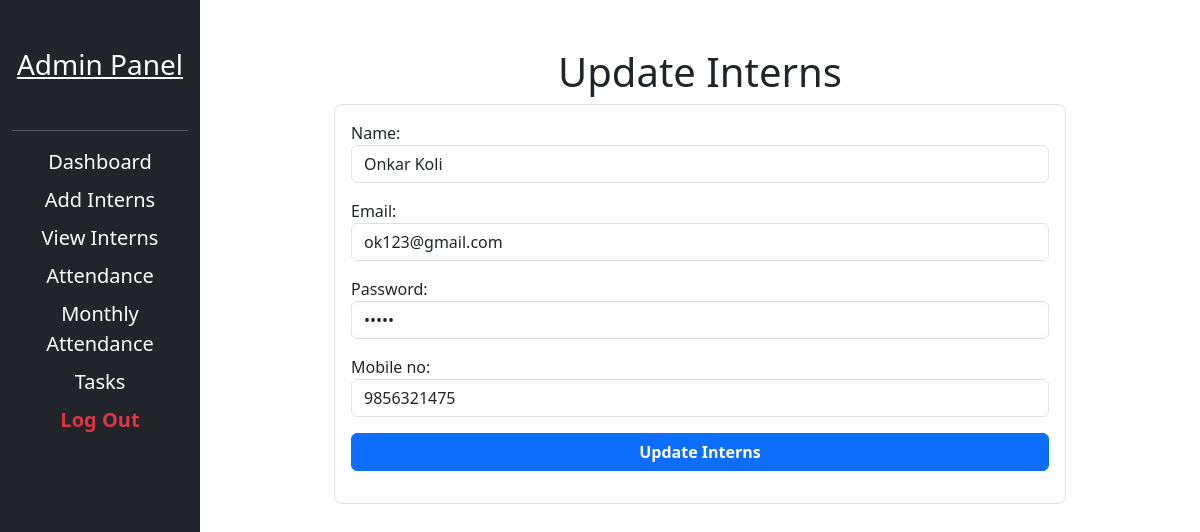
The page /admin/admin_update.php?id=1 on the database its author committed.
### tables this page shows
CREATE TABLE `add_intern` (
  `id` int(10) NOT NULL,
  `name` varchar(255) NOT NULL,
  `email` varchar(255) NOT NULL,
  `password` varchar(255) NOT NULL,
  `mobile` varchar(15) NOT NULL,
  `created_at` timestamp NOT NULL DEFAULT current_timestamp()
);

### admin/admin_update.php (the view, shortened to what this page needs)
<?php
include 'connect.php';
if(isset($_GET['id']))
{
    $id = $_GET['id'];
    $sql = "SELECT * FROM `add_intern` WHERE id='$id'";
    $result = mysqli_query($conn, $sql);
    $rows = mysqli_fetch_assoc($result);
}
?>
<!DOCTYPE html>
<html lang="en">
<head>
    <link href="https://cdn.jsdelivr.net/npm/bootstrap@5.3.3/dist/css/bootstrap.min.css" rel="stylesheet">
    <link rel="stylesheet" href="https://cdnjs.cloudflare.com/ajax/libs/bootstrap-icons/1.13.1/font/bootstrap-icons.min.css"/>
</head>
<body>
<div>
    <div class="container-fluid">
        <div class="row">
            <?php include 'sidebar.php'; ?>
            <div class="col-lg-10 col-md-10">
                <h1 class="mt-5 text-center">Update Interns</h1>
                <form action="#" method="post" class="border p-3 rounded-3 w-75 mx-auto">
                    <div class="mb-3">
                        <label for="name">Name:</label>
                        <input type="text" name="name" class="form-control" placeholder="Enter the Name" value="<?php echo $rows['name'];  ?>">
                    </div>
                    <div class="mb-3">
                        <label for="email">Email:</label>
                        <input type="text" name="email" class="form-control" placeholder="Email" value="<?php echo $rows['email'];  ?>">
                    </div>
                    <div class="mb-3">
                        <label for="pwd">Password:</label>
                        <input type="password" name="pwd" class="form-control" placeholder="Password" value="<?php echo $rows['password'];  ?>">
                    </div>
                    <div class="mb-3">
                        <label for="mno">Mobile no:</label>
                        <input type="text" name="mno" class="form-control" placeholder="Enter the Mobile no" value="<?php echo $rows['mobile'];  ?>">
                    </div>
                    <div class="mb-3 d-grid">
                        <button class="btn btn-primary fw-bold" name="update">Update Interns</button>
                    </div>
                </form>
            </div>
        </div>
    </div>
</div>
</body>
</html>

### rows shown on the page
add_intern: name "Onkar Koli", email "ok123@gmail.com", mno "9856321475"
